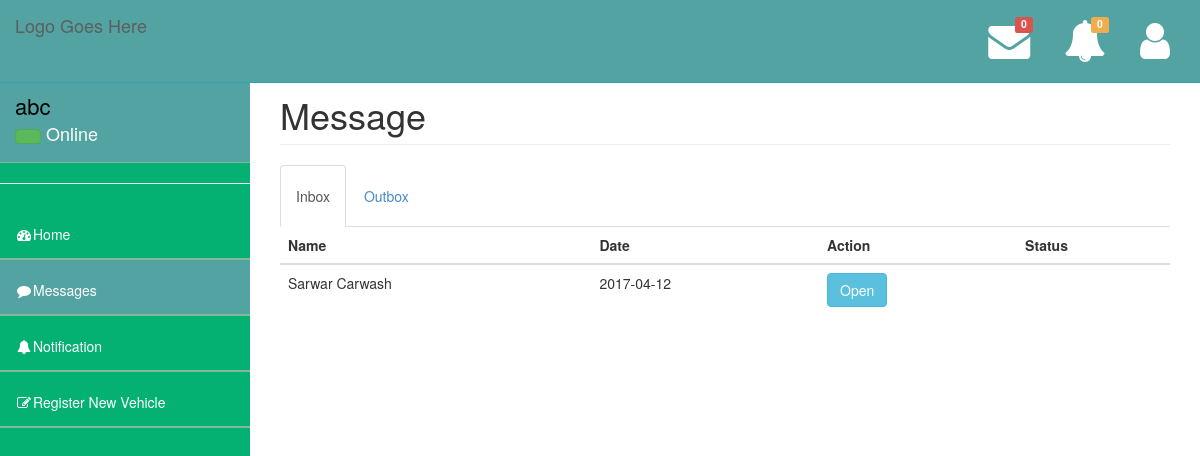
The page /carOwner/message.php (signed in) on the database as committed earlier.
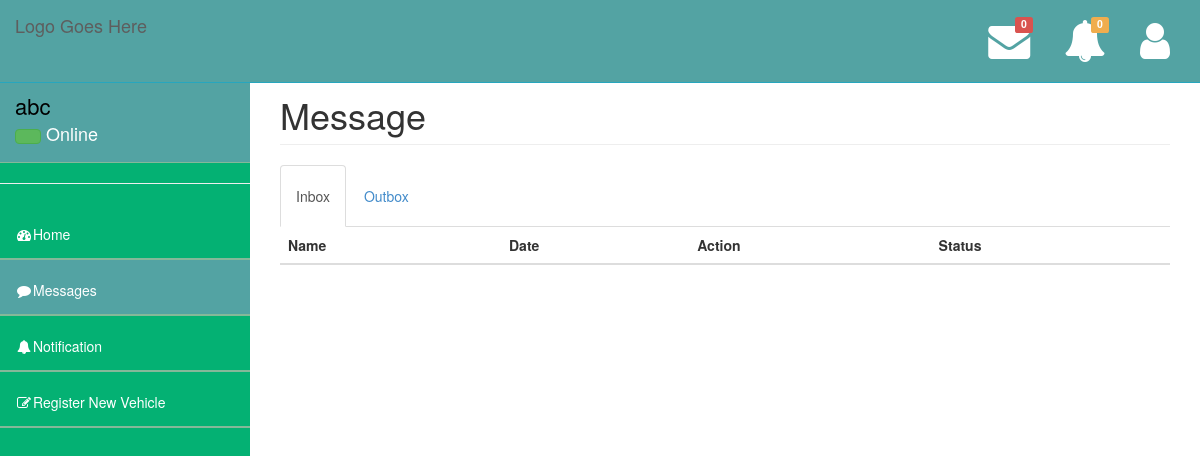
The same page on the database as committed later.
### tables this page shows
CREATE TABLE `message` (
  `MessageId` int(10) NOT NULL,
  `SenderMail` varchar(25) NOT NULL,
  `ReceiverMail` varchar(25) NOT NULL,
  `MessageBody` varchar(255) NOT NULL,
  `Date` date NOT NULL,
  `Status` varchar(10) DEFAULT NULL
);

### carOwner/phpFiles/SelectProfileData.php (called while the page is built)
<?php
function getJSONFromDB($sql){
	include 'Mysqldb.php';
	$result = mysqli_query($conn, $sql)or die(mysqli_error($conn));
	$arr=array();
	while($row = mysqli_fetch_assoc($result)) {
		$arr[]=$row;
	}
	return json_encode($arr);
}
?>

### carOwner/TemplateFile/messageInboxOpenModal.php (the view, shortened to what this page needs)
<div id="inbox" class="tab-pane fade in active">
       <table class="table table-hover">
            <thead>
              <tr>
                <th>Name</th>
                <th>Date</th>
                <th>Action</th>
                <th>Status</th>
              </tr>
            </thead>
            <tbody>
              <?php
                for($i=0;$i<sizeof($inboxMessageData);$i++){
                ?>
              <tr>
                <td><?php echo $inboxMessageData[$i]->name; ?></td>
                <td><?php echo $inboxMessageData[$i]->Date; ?></td>
                <td>
                  <button type="button" onclick="statusChange('status<?php echo $i; ?>','<?php echo $inboxMessageData[$i]->SenderMail ?>')" class="btn btn-info" data-toggle="modal" data-target="#open<?php echo $i ?>">Open</button>
            </td>
                <td id="status<?php echo $i; ?>"><?php if($inboxMessageData[$i]->Status == "unread") echo "Unread"; ?></td>
              </tr>
              <?php
              }
              ?>
            </tbody>
          </table>
    </div>

Rows that differ between the two databases and show on the page:
removed message: name "Sarwar Carwash", Date "2017-04-12"
